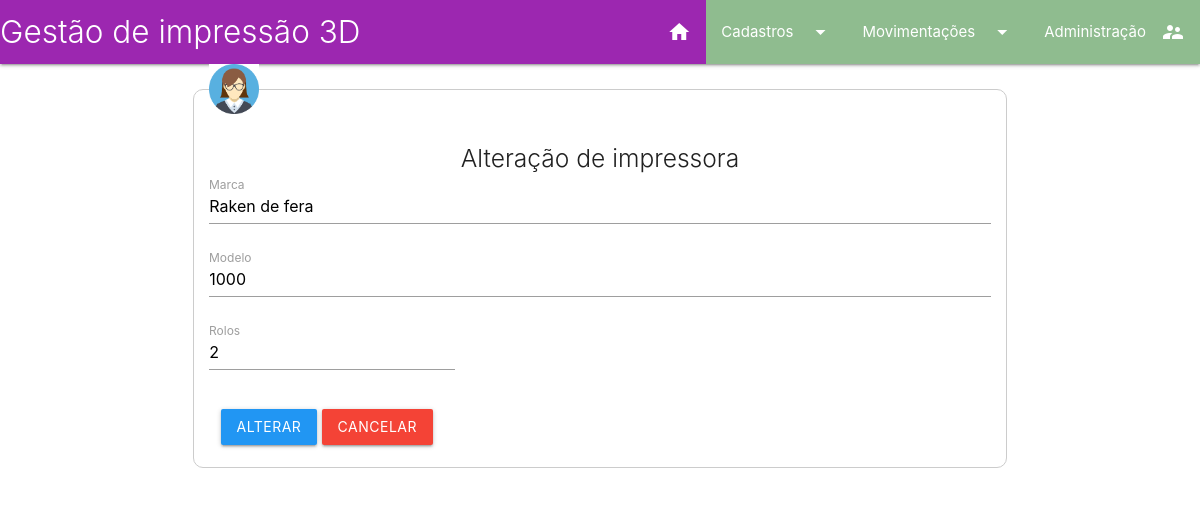
Page /editarimpres.php?id=1 on the committed database.
### tables this page shows
CREATE TABLE `tb_impressoras` (
  `id` int(11) NOT NULL,
  `marca` varchar(250) DEFAULT NULL,
  `modelo` varchar(250) DEFAULT NULL,
  `qtrolos` int(11) NOT NULL,
  `ocupada` varchar(3) NOT NULL,
  `operador` int(11) DEFAULT NULL,
  `datatual` date DEFAULT NULL
);

### public/editarImpres.php (the view, shortened to what this page needs)
<?php
include_once '../includes/header.inc.php';
include_once '../includes/menu.inc.php';
?>
<?php
include_once('../banco_de_dados/conexao.php');
$id = filter_input(INPUT_GET, 'id', FILTER_SANITIZE_NUMBER_INT);
$querySelect = $link->query("select id,marca,modelo,qtrolos  from tb_impressoras where id='$id' LIMIT 1 ");
$registros = $querySelect->fetch_assoc();
$marca  = $registros['marca'];
$modelo = $registros['modelo'];
$qtrolos = $registros['qtrolos'];
?>
<div class="row container">
    <form action="../banco_de_dados/updateimpres.php" id="formEditarImpres" method="post" class="col s12">
        <fieldset class="formulario" style="padding: 15px">
            <legend><img src="imagens/avatar-1.png" width="50"></legend>
            <h5 class="light center">Alteração de impressora</h5>
            <div class="row">
                <div class="input-field col s12">
                    <input type="text" name="marca" value="<?php echo $marca ?>" id="marca" maxlength="100" required="" autofocus>
                    <label for="marca">Marca</label>
                </div>
            </div>
            <div class="row">
                <div class="input-field col s12">
                    <input type="text" name="modelo" value="<?php echo $modelo ?>" id="modelo" maxlength="100" required="" autofocus>
                    <label for="modelo">Modelo</label>
                </div>
            </div>
            <div class="row">
                <div class="input-field col s4">
                    <input type="text" name="qtrolos" value="<?php echo $qtrolos ?>" id="qtrolos" maxlength="10" required="">
                    <label for="qtrolos">Rolos</label>
                </div>
            </div>
            <div class="input-field col s12">
                <input type="submit" value="Alterar" class="btn blue">
                <a href="lista_impressoras.php" class="btn red">Cancelar</a>
            </div>
        </fieldset>
    </form>
</div>
<?php include_once('../includes/footer.inc.php') ?>

### libs/infosis.css (style rules this page uses)
.input-field { margin-top: 0.5rem; margin-bottom: 0.5rem; }
.input-field input[type="text"], .input-field input[type="password"], .input-field input[type="email"], .input-field input[type="number"], .input-field textarea.materialize-textarea { margin-bottom: 4px; height: 2.2rem; }

### rows in the picture
tb_impressoras: marca "Raken de fera", modelo "1000", qtrolos "2"
